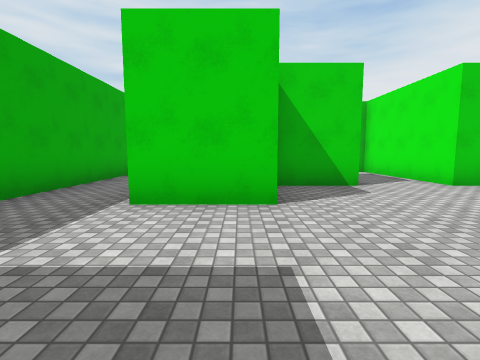
[1] (above)

24 first-person views from a walk through a Unity game level. The camera is 1.4 m above the floor, tilts 6° down and sees 85° across. The floor is counted in squares, 2 m on a side. Each view is taken from the middle of a square. On the plan, view 1 faces up. The plan holds only what a view shows up to about 9 squares ahead; the rest is blank. The place goes on beyond the plan. The player character is not drawn. Surface patterns are stand-ins for the level's own textures.

[2]
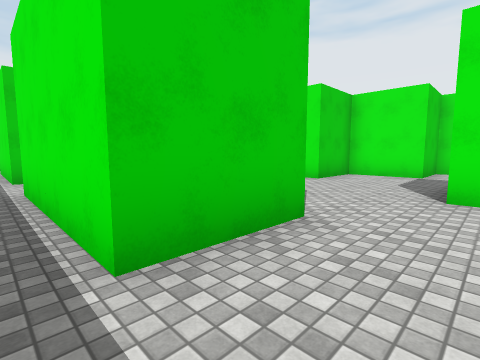

[3]
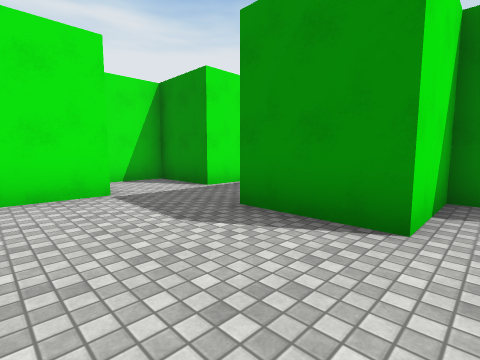

[4]
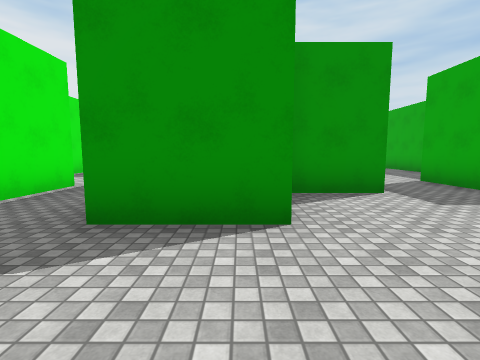

[5]
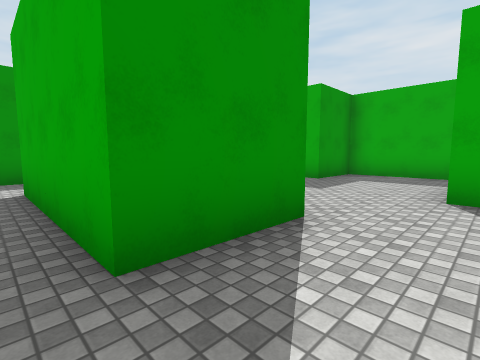

[6]
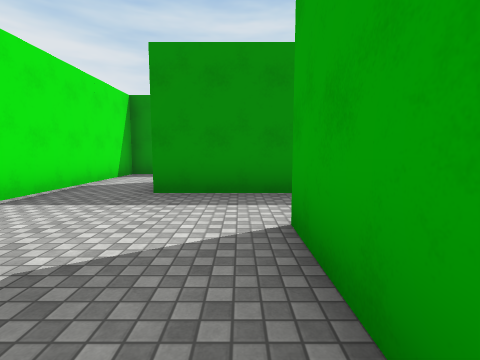

[7]
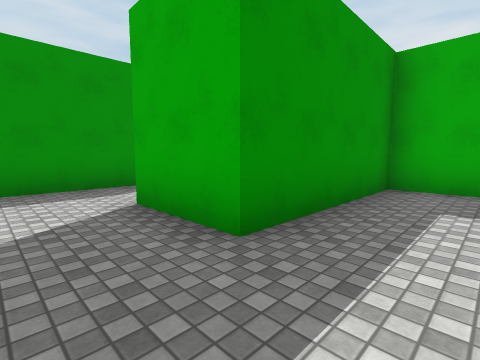

[8]
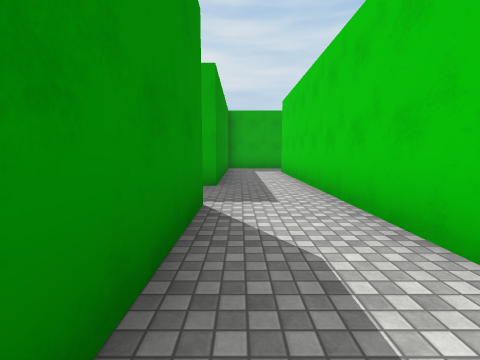

[9]
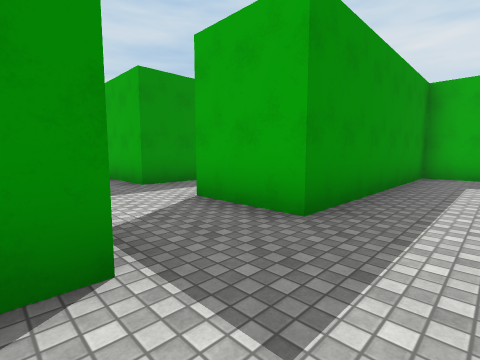

[10]
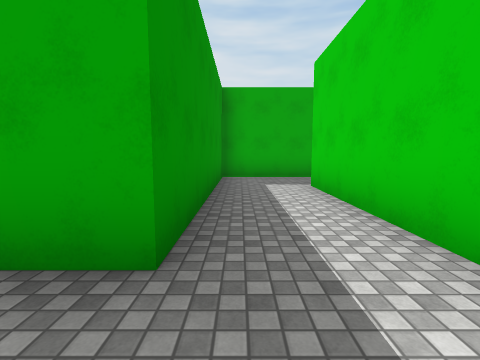

[11]
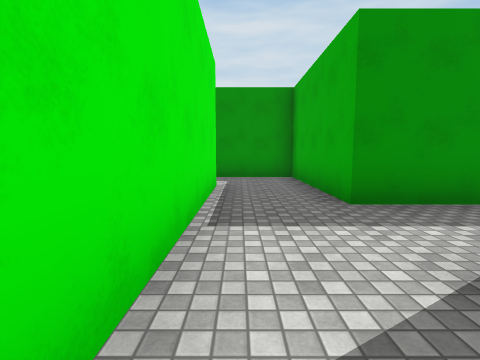

[12]
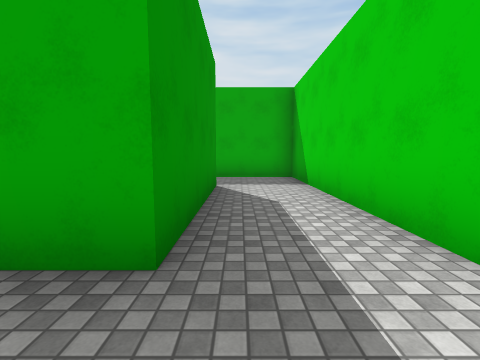

[13]
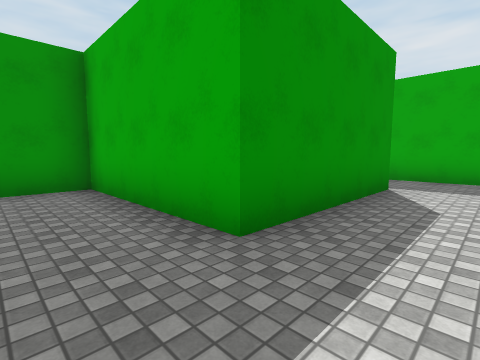

[14]
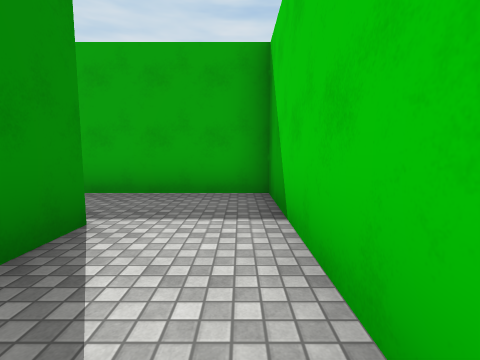

[15]
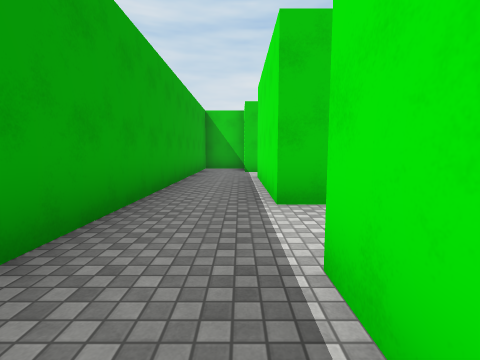

[16]
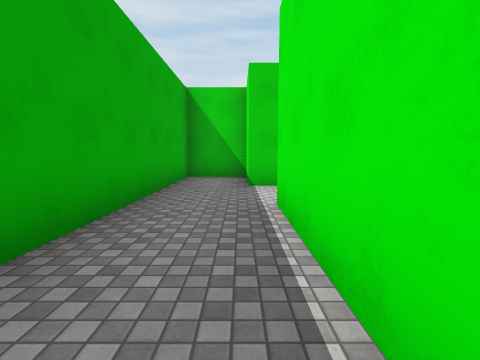

[17]
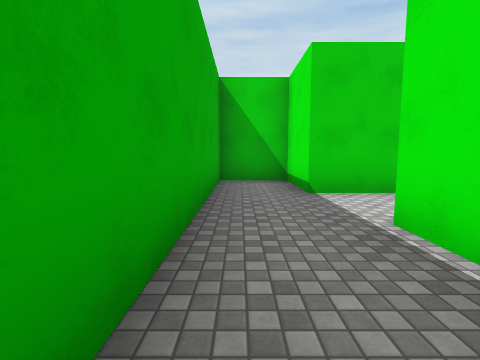

[18]
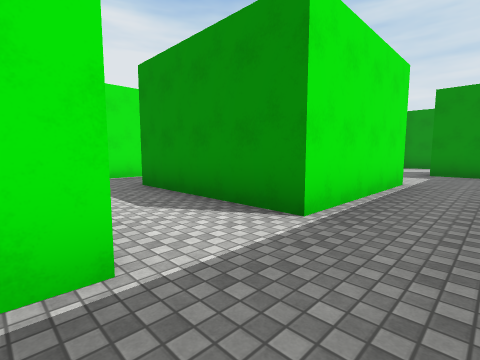

[19]
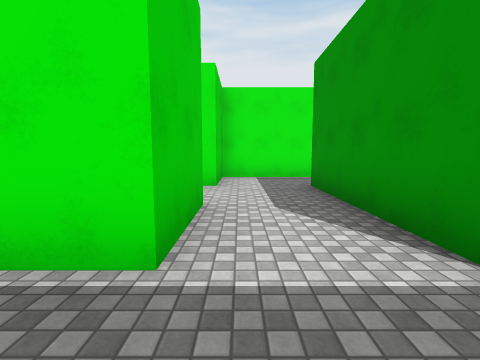

[20]
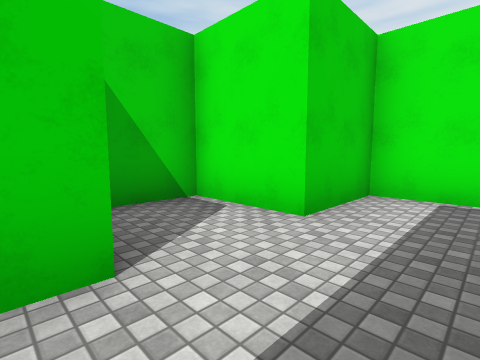

[21]
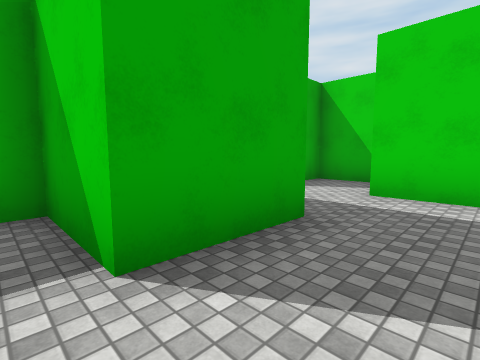

[22]
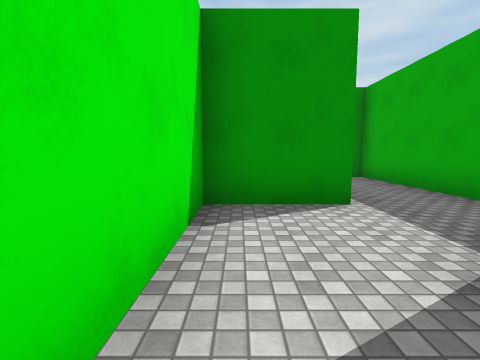

[23]
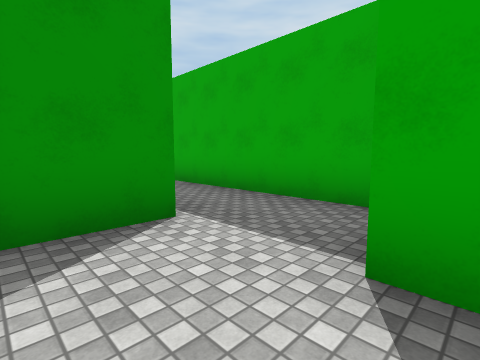

[24]
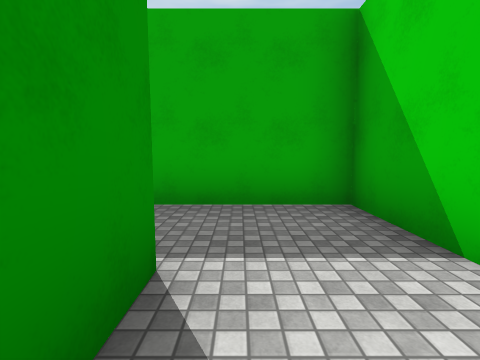

### Floor plan
Ten units are one square. View 1 is at (0, 0); x grows to the right and y downward. Boxes are objects, and circles mark ways between rooms. Rooms are numbered by the first view taken in them; rooms with no view inside come last. Other rooms are left out.
<svg viewBox="-40 -180 130 340">
<path fill="none" stroke="#000" d="M25 -75 25 -55 5 -55 5 -35 -15 -35 -15 -75 5 -75M6 -95 -15 -95 -15 -135M4 -5 25 -5 25 -25 45 -25 45 -15M5 15 5 5M65 -15 85 -15 85 -35 65 -35 65 -55 45 -55 45 -75M-2 -155 -18 -155 -18 -175 -35 -175 -35 -5 -15 -5 -15 15M65 5 65 -15M25 21 25 35 65 35M45 -15 45 15M65 35 65 55 45 55M44 75 85 75 85 28M-35 35 -35 75 25 75 25 95M45 55 -15 55M45 95 45 85M-15 115 25 115 25 135M25 95 -35 95 -35 128M45 135 45 95M-15 15 -35 15 -35 35M-16 35 5 35 5 15M5 -75 25 -75M45 -75 45 -95 25 -95 25 -115 5 -115 5 -108M25 135 25 155 48 155"/>
<circle cx="55" cy="-5" r="3" fill="#2a7"/>
<circle cx="-5" cy="5" r="3" fill="#2a7"/>
<circle cx="-5" cy="-85" r="3" fill="#2a7"/>
<circle cx="35" cy="-65" r="3" fill="#2a7"/>
<circle cx="75" cy="45" r="3" fill="#2a7"/>
<circle cx="55" cy="65" r="3" fill="#2a7"/>
<circle cx="35" cy="85" r="3" fill="#2a7"/>
<circle cx="-25" cy="45" r="3" fill="#2a7"/>
<circle cx="35" cy="125" r="3" fill="#2a7"/>
<text x="10" y="-50">1</text>
<text x="60" y="20">2</text>
<text x="70" y="60">3</text>
<text x="0" y="60">4</text>
<text x="0" y="110">5</text>
<text x="-20" y="20">6</text>
<text x="20" y="-90">7</text>
<text x="30" y="140">8</text>
</svg>
Room 1 opens to room 2. Room 1 opens to room 6. Room 1 opens to room 7. Room 2 opens to room 3. Room 3 opens to room 4. Room 4 opens to room 5. Room 4 opens to room 6. Room 5 opens to room 8.

Where each view was taken, in squares from view 1:
view 1: 0 up, 0 right, facing up
view 2: 2 up, 2 left, facing up-right
view 3: 5 up, 2 right, facing down-right
view 4: 5 up, 3 right, facing down
view 5: 4 up, 5 right, facing down-left
view 6: 1 up, 5 right, facing down
view 7: 2 down, 8 right, facing down-left
view 8: 7 down, 8 right, facing left
view 9: 6 down, 5 right, facing down-left
view 10: 7 down, 4 right, facing left
view 11: 8 down, 4 right, facing down
view 12: 11 down, 4 right, facing left
view 13: 10 down, 4 right, facing down-left
view 14: 10 down, 1 right, facing left
view 15: 6 up, 2 left, facing up
view 16: 10 up, 2 left, facing up
view 17: 11 up, 3 left, facing up
view 18: 10 up, 3 left, facing down-right
view 19: 9 up, 3 left, facing right
view 20: 8 up, 0 right, facing up-right
view 21: 5 up, 4 right, facing up-left
view 22: 0 up, 0 right, facing down
view 23: 1 down, 0 right, facing down-left
view 24: 3 down, 0 right, facing left
